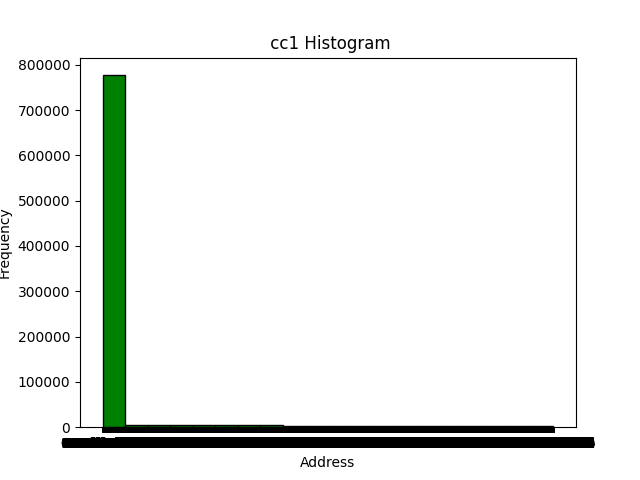

This chart was generated by the following Python code:
import matplotlib.pyplot as plt
import pandas as pd



df = pd.read_csv('cc1.txt', header=None, names=['Address'])

plt.hist(df['Address'], bins=20, color='green', edgecolor='black')

plt.ylabel('Frequency')

plt.xlabel('Address')

plt.title(' cc1 Histogram')

plt.savefig('cc1.png')

plt.show()
